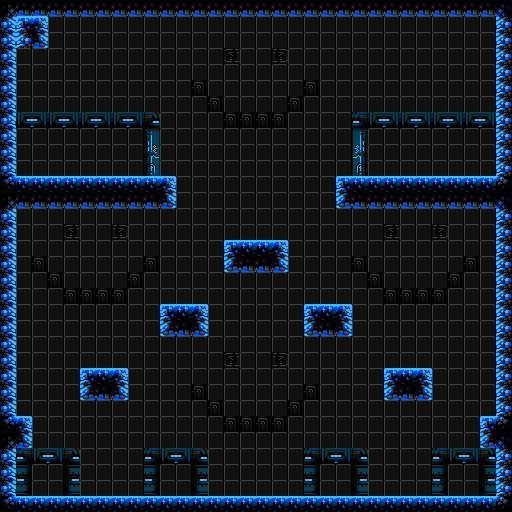

Rendered tile map (Tiled .tmx) drawn with the repository's tilesets; below, a short description and the map source with its tile grids summarised:
An orthogonal 32x32 tile map with 16x16 px tiles, 4 tile layers (bg, main, fg, foreground layer with random stuffffff), 3 tilesets.

<map version="1.0" orientation="orthogonal" renderorder="right-down" width="32" height="32" tilewidth="16" tileheight="16" nextobjectid="8">
 <tileset firstgid="1" source="corpus_localized.tsx" />
 <tileset firstgid="1345" source="corpus_old.tsx" />
 <tileset firstgid="1426" name="testing" tilewidth="16" tileheight="16" tilecount="81" columns="9">
  <image source="atlas.png" width="144" height="144" />
  <tile id="0">
   <properties>
    <property name="first" type="bool" value="false" />
    <property name="last" type="bool" value="false" />
   </properties>
  </tile>
 </tileset>
 <layer name="bg" width="32" height="32">
  <data>[1024 cells, 774 non-empty, 1 distinct tile ids]</data>
 </layer>
 <layer name="main" width="32" height="32">
  <data>[1024 cells, 250 non-empty, 22 distinct tile ids]</data>
 </layer>
 <layer name="fg" width="32" height="32">
  <data>[1024 cells, 10 non-empty, 10 distinct tile ids]</data>
 </layer>
 <layer name="foreground layer with random stuffffff" width="32" height="32">
  <data>[1024 cells, 40 non-empty, 6 distinct tile ids]</data>
 </layer>
</map>
